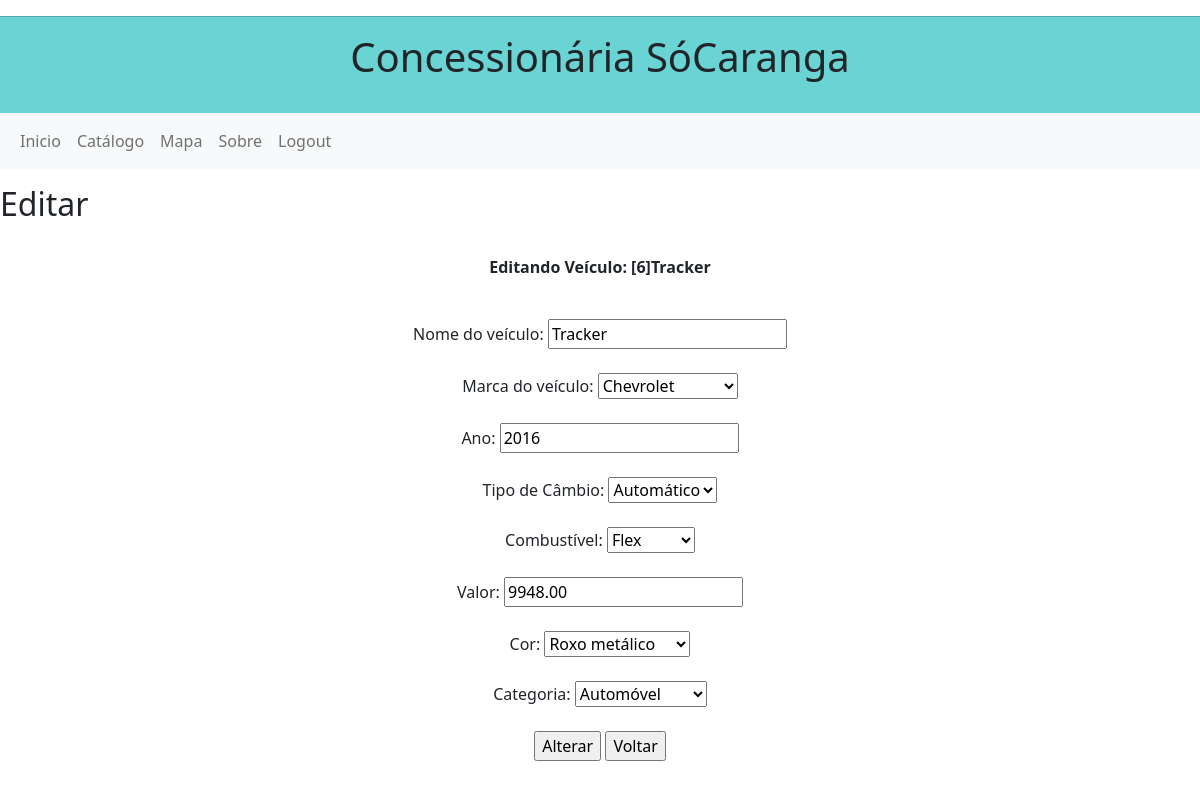
Screenshot of /editar_carro.php?id_editar=6 with the database file from the repository.
### tables this page shows
CREATE TABLE `tb_carro` (
  `id_carro` int(20) NOT NULL,
  `nome` varchar(45) NOT NULL,
  `ano` int(4) NOT NULL,
  `cambio` char(1) NOT NULL,
  `combustivel` char(1) NOT NULL,
  `valor` decimal(10,2) NOT NULL,
  `id_marca` int(3) NOT NULL,
  `id_cor` int(3) NOT NULL,
  `id_cat` int(3) NOT NULL,
  `id_conce` int(3) NOT NULL
);

CREATE TABLE `tb_marca` (
  `id_marca` int(3) NOT NULL,
  `marca` varchar(20) NOT NULL
);

CREATE TABLE `tb_cor` (
  `id_cor` int(3) NOT NULL,
  `cor` varchar(20) NOT NULL
);

CREATE TABLE `tb_categoria` (
  `id_cat` int(3) NOT NULL,
  `categoria` varchar(20) NOT NULL
);

### editar_carro.php (the view, shortened to what this page needs)
<!DOCTYPE html>
<?php
		include 'conexao.php';
		$id_get = $_GET['id_editar'];
		$sql = "SELECT t1.*, tcor.cor, tmarca.marca, tcat.categoria FROM tb_carro AS t1
			LEFT JOIN tb_cor AS tcor ON t1.id_cor = tcor.id_cor
			LEFT JOIN tb_marca AS tmarca ON t1.id_marca = tmarca.id_marca
			LEFT JOIN tb_categoria AS tcat ON t1.id_cat = tcat.id_cat
			WHERE id_carro='$id_get'";
		$cont = $conn -> prepare($sql);
		$cont -> execute();
		foreach($cont AS $i){
            $nome = $i['nome'];
            $ano = $i['ano'];
            $valor = $i['valor'];
			$sel_id_cor = $i['id_cor'];
			$sel_cor = $i['cor'];
			$sel_id_marca = $i['id_marca'];
			$sel_marca = $i['marca'];
			$sel_id_cat = $i['id_cat'];
			$sel_cat = $i['categoria'];
        }
	?>
<html lang="pt-br">
<head>
    	<link href="https://cdn.jsdelivr.net/npm/bootstrap@5.1.3/dist/css/bootstrap.min.css" rel="stylesheet">
</head>
<body>
<p align='center'><?php include "menu.php";?></p>
	<h2>Editar</h2>
	<br>
	<p align='center'><b><?php echo "Editando Veículo: [$id_get]$nome" ?></b></p>
	<br>
	<form action='' method='POST' align='center'>
		Nome do veículo:
		<input type='text' name='nome' value= "<?php echo $nome; ?>">
		<br>
		<br>
		Marca do veículo:
		<select name="marca">
			<option value="<?php echo $sel_id_marca; ?>"><?php echo $sel_marca;?></option>
		</select>
		<br>
		<br>
		Ano:
		<input type='number' name='ano' value= "<?php echo $ano; ?>">
		<br>
		<br>
		Tipo de Câmbio:
		<select name="cambio">
			<option value="1">Automático</option>
		</select>
		<br>
		<br>
		Combustível:
		<select name="combustivel">
			<option value="2">Flex</option>
		</select>
		<br>
		<br>
		Valor:
		<input type='number' name='valor' value= "<?php echo $valor; ?>">
		<br>
		<br>
		Cor:
		<select name="cor">
			<option value= <?php echo "$sel_id_cor"; ?>><?php echo "$sel_cor"; ?></option>
		</select>
		<br>
		<br>
		Categoria:
		<select name="categoria">
			<option value= <?php echo "$sel_id_cat"; ?>><?php echo "$sel_cat"; ?></option>
		</select>
		<br>
		<br>
		<input type='submit' name='alterar' value='Alterar'>
		<input type='button' name='voltar' value='Voltar' onclick='window.history.back();'>
	</form>
</body>
</html>

### rows the page displays
tb_carro: nome "Tracker", marca "Chevrolet", ano "2016", valor "9948.00", cor "Roxo metálico", categoria "Automóvel"

### other values shown
$id_get "6"
